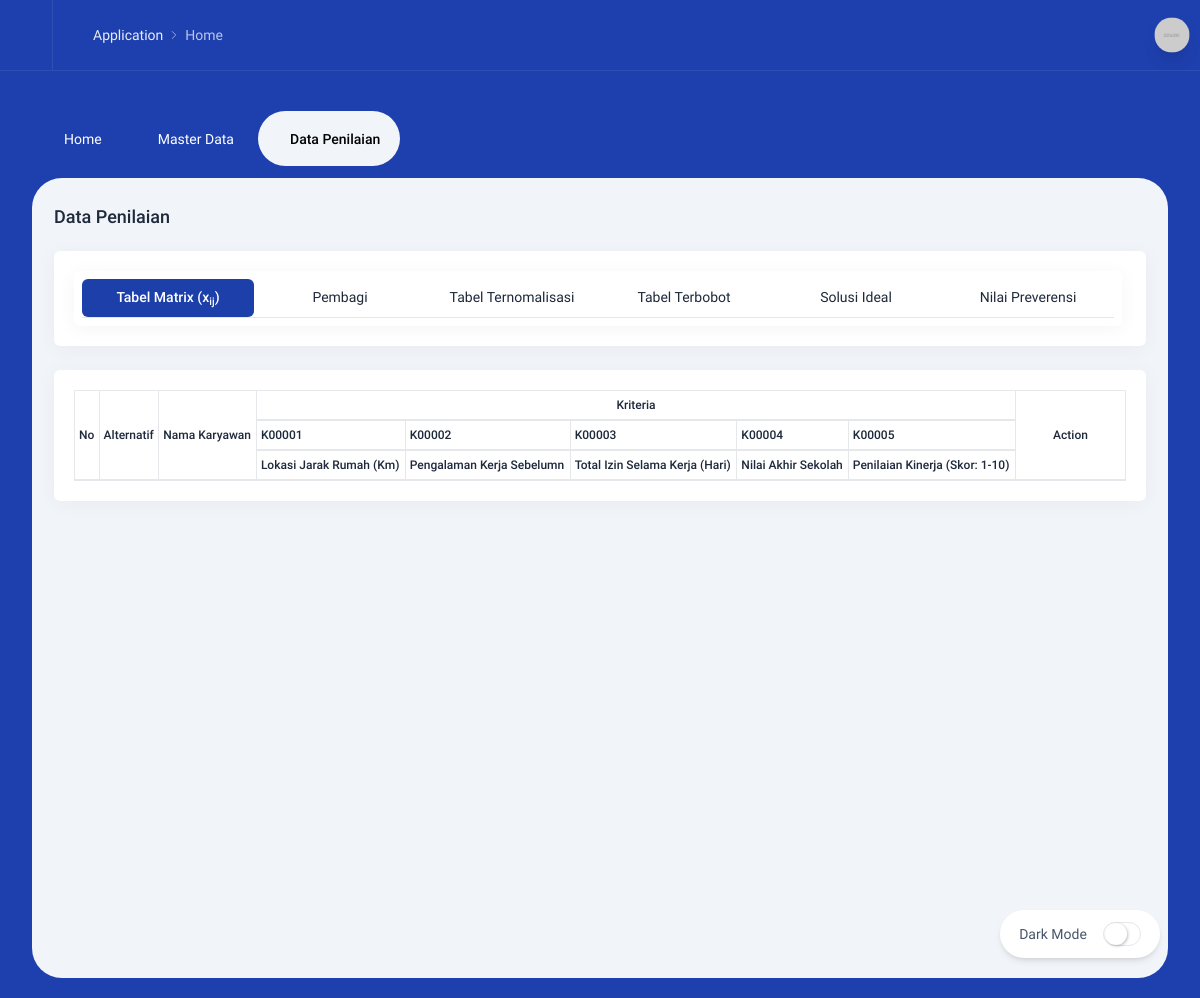
The page /index.php/penilaian on the database as committed earlier.
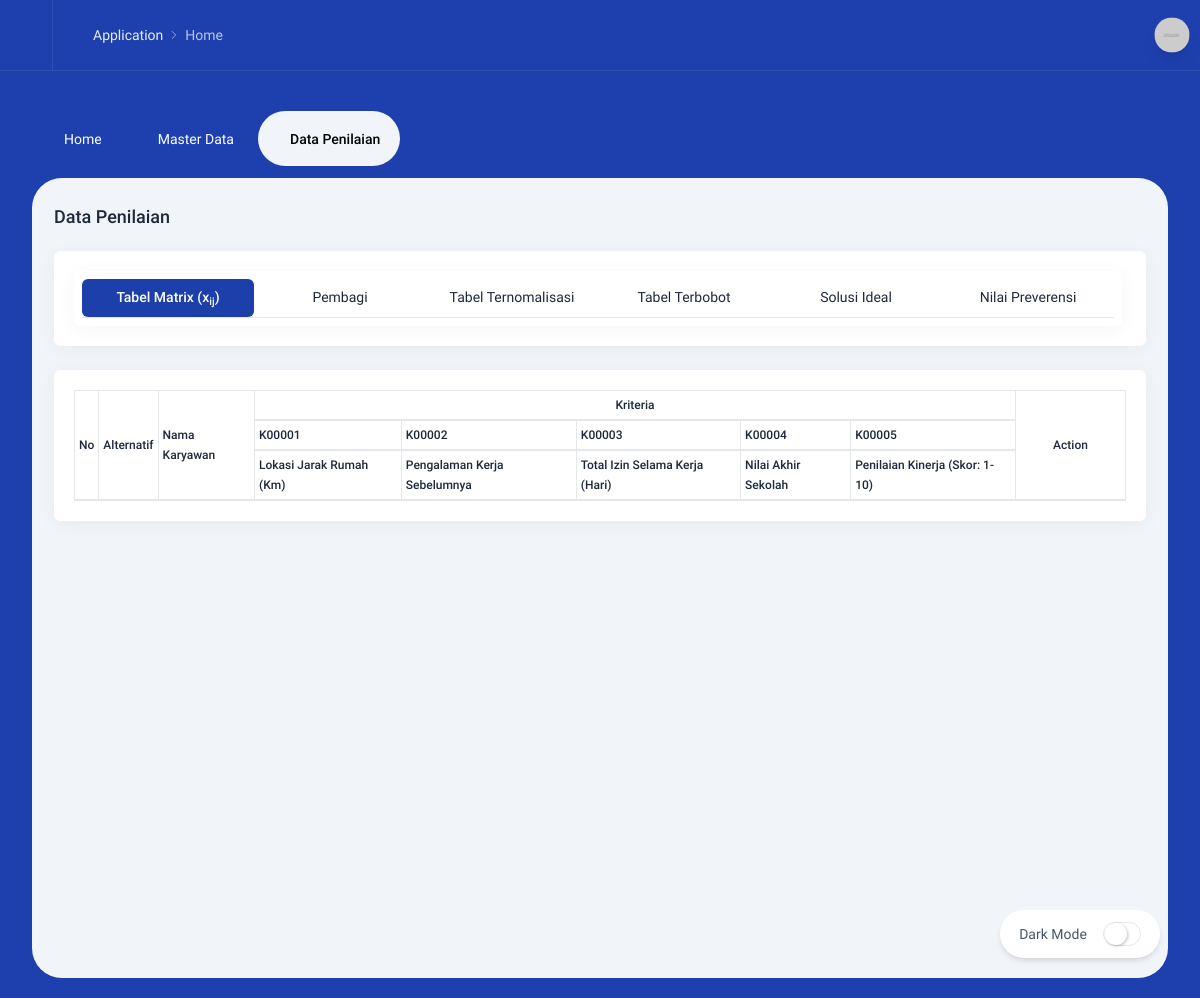
The same page on the database as committed later.
### tables this page shows
CREATE TABLE `tb_kriteria` (
  `id_kriteria` varchar(15) NOT NULL,
  `nm_kriteria` varchar(50) DEFAULT NULL,
  `bobot_kriteria` int(11) DEFAULT NULL,
  `jenis_kriteria` enum('BENEFIT','COST') DEFAULT NULL
);

### application/controllers/Penilaian.php (called while the page is built, shortened)
<?php
class Penilaian extends CI_Controller {
	public function index()
	{
		$this->load->view('template/header');
    $this->load->view('template/topmenu');
    $this->load->view('pages/penilaian');
    $this->load->view('template/footer');
	}
}

### index.php (called while the page is built, shortened)
<?php
require_once BASEPATH.'core/CodeIgniter.php';

### application/views/pages/penilaian.php (the view, shortened to what this page needs)
<link rel="stylesheet" type="text/css" href="<?php echo base_url('/assets/datatables/jquery.dataTables.min.css'); ?>">
<?php
$data = $this->db->query("SELECT id_kriteria, nm_kriteria FROM tb_kriteria")->result_array();
$jml_kriteria = count($data);
?>
<div class="content">
    <h2 class="intro-y text-lg font-medium mt-10">
        Data Penilaian
    </h2>
    <div class="intro-y chat grid grid-cols-12 gap-6 mt-5"
        x-data="{
                  activeTab:1,
                  activeClass: 'flex-1 py-2 rounded-md text-center active',
                  inactiveClass : 'flex-1 py-2 rounded-md text-center'
              }"
    >
        <div class="intro-y col-span-12">
          <div class="box">
            <div class="p-5"
            >
              <div class="intro-y pr-1">
                <div class="box p-2">
                  <div class="chat__tabs nav nav-tabs justify-center" role="tablist">
                    <a id="chats-tab" href="#" x-on:click="activeTab = 1" :class="activeTab === 1 ? activeClass : inactiveClass">Tabel Matrix (x<sub>ij</sub>)</a>
                    <a id="chats-tab" href="#" x-on:click="activeTab = 2" :class="activeTab === 2 ? activeClass : inactiveClass">Pembagi</a>
                    <a id="chats-tab" href="#" x-on:click="activeTab = 3" :class="activeTab === 3 ? activeClass : inactiveClass">Tabel Ternomalisasi</a>
                    <a id="chats-tab" href="#" x-on:click="activeTab = 4" :class="activeTab === 4 ? activeClass : inactiveClass">Tabel Terbobot</a>
                    <a id="chats-tab" href="#" x-on:click="activeTab = 5" :class="activeTab === 5 ? activeClass : inactiveClass">Solusi Ideal</a>
                    <a id="chats-tab" href="#" x-on:click="activeTab = 6" :class="activeTab === 6 ? activeClass : inactiveClass">Nilai Preverensi</a>
                  </div>
                </div>
              </div>
            </div>
          </div>
        </div>
        <div class="intro-y col-span-12">
            <div class="box">
              <div class="p-5">
                <div class="tab-content">
                  <div x-show="activeTab === 1">
                    <table id="tb_matrix" class="table table-striped table-bordered table-hover" style="font-size: 12px;">
                      <thead>
                        <tr>
                            <th rowspan="3">No</th>
                            <th rowspan="3">Alternatif</th>
                            <th rowspan="3">Nama Karyawan</th>
                            <th colspan="<?= $jml_kriteria ?>" style="text-align: center;">Kriteria</th>
                            <th rowspan="3" style="width: 110px;text-align: center;">Action</th>
                        </tr>
                        <tr>
                          <?php
                            foreach($data as $row){
                              echo "<th>".$row['id_kriteria']."</th>";
                            }
                          ?>
                        </tr>
                        <tr>
                          <?php
                            foreach($data as $row){
                              echo "<th>".$row['nm_kriteria']."</th>";
                            }
                          ?>
                        </tr>
                      </thead>
                    </table>
                  </div>
                </div>
              </div>
            </div>
        </div>
    </div>
</div>

### application/views/template/header.php (shortened to what this page needs)
<!DOCTYPE html>
<html lang="en" class="light">
    <head>
        <link rel="stylesheet" href="<?php echo base_url('/assets/dist/css/app.css'); ?>" />
        <link rel="stylesheet" href="<?php echo base_url('/assets/toastr/toastr.min.css'); ?>">
        <link rel="stylesheet" href="<?php echo base_url('/assets/css/loader.css'); ?>">
        <link rel="stylesheet" href="<?php echo base_url('/assets/select2/styles.css'); ?>">
    </head>
    <body class="py-5">
        <div class="border-b border-white/[0.08] -mt-10 md:-mt-5 -mx-3 sm:-mx-8 px-3 sm:px-8 pt-3 md:pt-0 mb-10">
            <div class="top-bar-boxed flex items-center">
                <nav aria-label="breadcrumb" class="-intro-x h-full mr-auto">
                    <ol class="breadcrumb breadcrumb-light">
                        <li class="breadcrumb-item"><a href="#">Application</a></li>
                        <li class="breadcrumb-item active" aria-current="page">Home</li>
                    </ol>
                </nav>
                <div class="intro-x dropdown w-8 h-8">
                    <div class="dropdown-toggle w-8 h-8 rounded-full overflow-hidden shadow-lg image-fit zoom-in scale-110" role="button" aria-expanded="false" data-tw-toggle="dropdown">
                        <img alt="Rubick Tailwind HTML Admin Template" src="<?php echo base_url('/assets/dist/images/profile-11.jpg'); ?>">
                    </div>
                </div>
            </div>
        </div>

### application/views/template/topmenu.php (shortened to what this page needs)
<nav class="top-nav">
    <ul>
        <li>
            <a href="<?php echo base_url("home")?>" class="top-menu <?= ($this->uri->segment(1) == 'home') ? 'top-menu--active' : '' ?>">
                <div class="top-menu__title"> Home  </div>
            </a>
        </li>
        <li>
            <a href="javascript:;" class="top-menu <?= ($this->uri->segment(1) == 'master') ? 'top-menu--active' : '' ?>">
                <div class="top-menu__title"> Master Data  <i data-feather="chevron-down" class="top-menu__sub-icon"></i> </div>
            </a>
        </li>
        <li>
            <a href="<?php echo base_url("penilaian")?>" class="top-menu <?= ($this->uri->segment(1) == 'penilaian') ? 'top-menu--active' : '' ?>">
                <div class="top-menu__title"> Data Penilaian  </div>
            </a>
        </li>
    </ul>
</nav>

### application/views/template/footer.php (shortened to what this page needs)
        <div data-url="javascript:;" class="dark-mode-switcher cursor-pointer shadow-md fixed bottom-0 right-0 box border rounded-full w-40 h-12 flex items-center justify-center z-50 mb-10 mr-10">
            <div class="mr-4 text-slate-600 dark:text-slate-200" >Dark Mode</div>
            <div class="dark-mode-switcher__toggle border" onclick="test()"></div>
        </div>
    </body>
</html>

### assets/css/loader.css (style rules this page uses)
body { font-family: roboto; }

### assets/select2/styles.css (style rules this page uses)
html { line-height: 1.5; -webkit-text-size-adjust: 100%; -moz-tab-size: 4; -o-tab-size: 4; tab-size: 4; font-family: ui-sans-serif, system-ui, -apple-system, BlinkMacSystemFont, "Segoe UI", Roboto, "Helvetica Neue", Arial, "Noto Sans", sans-serif, "Apple Color Emoji", "Segoe UI Emoji", "Segoe UI Symbol", "Noto Color Emoji"; }
body { margin: 0; line-height: inherit; }
h1, h2, h3, h4, h5, h6 { font-size: inherit; font-weight: inherit; }
a { color: inherit; text-decoration: inherit; }
sub, sup { font-size: 75%; line-height: 0; position: relative; vertical-align: baseline; }
sub { bottom: -0.25em; }
table { text-indent: 0; border-color: inherit; border-collapse: collapse; }
blockquote, dl, dd, h1, h2, h3, h4, h5, h6, hr, figure, p, pre { margin: 0; }
ol, ul, menu { list-style: none; margin: 0; padding: 0; }
button, [role="button"] { cursor: pointer; }
img, svg, video, canvas, audio, iframe, embed, object { display: block; vertical-align: middle; }
img, video { max-width: 100%; height: auto; }
.fixed { position: fixed; }
.right-0 { right: 0px; }
.z-50 { z-index: 50; }
.flex { display: flex; }
.h-full { height: 100%; }
.cursor-pointer { cursor: pointer; }
.items-center { align-items: center; }
.justify-center { justify-content: center; }
.overflow-hidden { overflow: hidden; }
.border { border-width: 1px; }
.p-2 { padding: 0.5rem; }
.px-3 { padding-left: 0.75rem; padding-right: 0.75rem; }
.py-2 { padding-top: 0.5rem; padding-bottom: 0.5rem; }
.text-center { text-align: center; }

### application/views/pages/penilaian.php (style rules this page uses)
table thead th, table thead td, table tfoot th, table tfoot td, table tbody th, table tbody td { padding: 4px!important; }
.chat .chat__tabs a.active { --tw-bg-opacity: 1; background-color: rgba(28,63,170,var(--tw-bg-opacity)); --tw-text-opacity: 1; color: rgba(255,255,255,var(--tw-text-opacity)); }
.nav.nav-tabs .active { --tw-border-opacity: 1; border-color: rgba(28,63,170,var(--tw-border-opacity)); border-bottom-width: 2px; font-weight: 500; }

Rows that differ between the two databases and show on the page:
changed tb_kriteria "K00002": nm_kriteria "Pengalaman Kerja Sebelumn" → "Pengalaman Kerja Sebelumnya"
